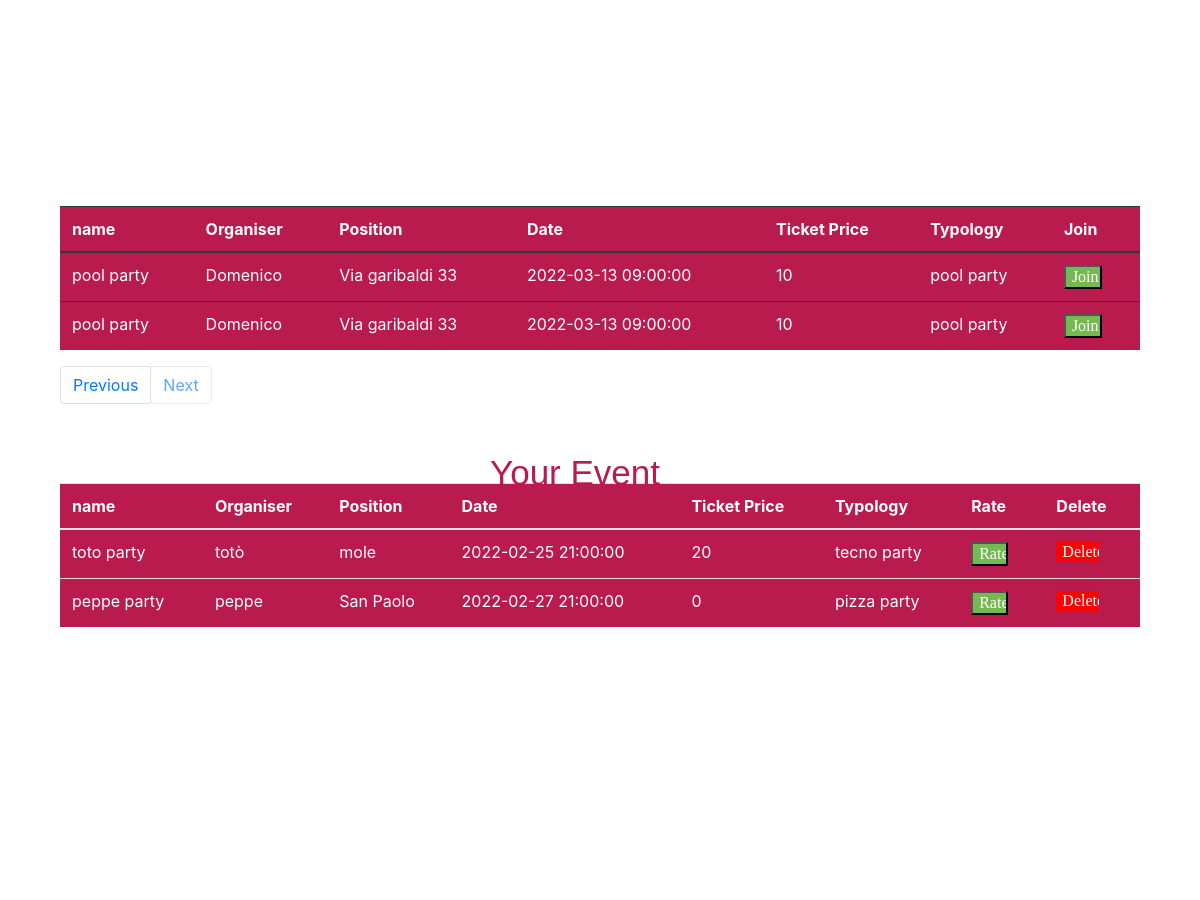
The page /2 (middle part) on the database as committed earlier.
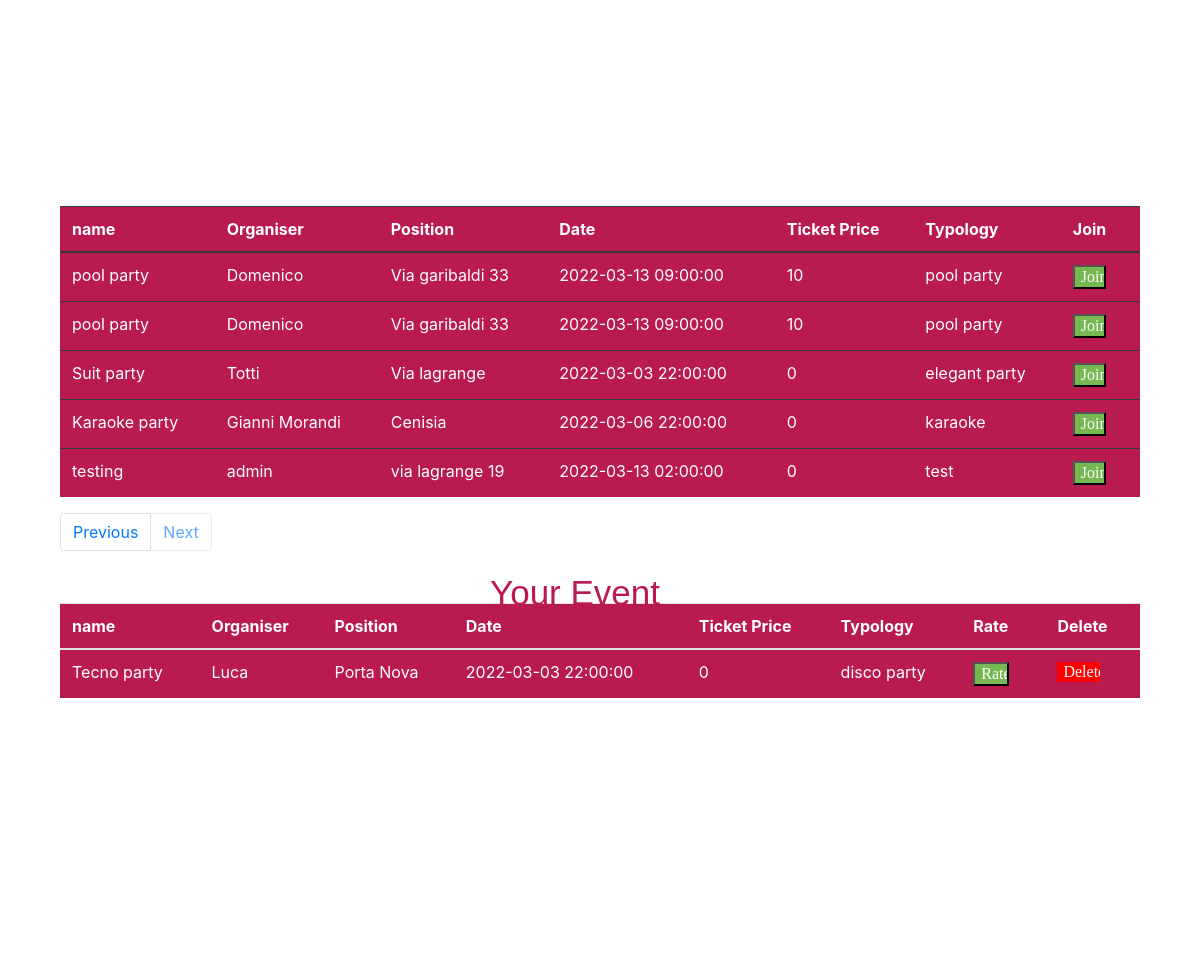
The same page on the database as committed later.
### tables this page shows
CREATE TABLE event (
	"Number" INTEGER NOT NULL, 
	"Name" VARCHAR(20) NOT NULL, 
	"Organiser" VARCHAR(20) NOT NULL, 
	"Position" VARCHAR(20) NOT NULL, 
	"Date" DATETIME NOT NULL, 
	"Number_of_entrance" INTEGER NOT NULL, 
	"Ticket_price" INTEGER, 
	"Typology" VARCHAR(20), 
	PRIMARY KEY ("Number"), 
	FOREIGN KEY("Position") REFERENCES position ("Zone")
);

CREATE TABLE join__event (
	id INTEGER NOT NULL, 
	"Email" VARCHAR(100), 
	"Name" VARCHAR(20) NOT NULL, 
	"Organiser" VARCHAR(20) NOT NULL, 
	"Position" VARCHAR(20) NOT NULL, 
	"Date" DATETIME NOT NULL, 
	"Number_of_entrance" INTEGER NOT NULL, 
	"Ticket_price" INTEGER, 
	"Typology" VARCHAR(20), 
	PRIMARY KEY (id), 
	FOREIGN KEY("Position") REFERENCES position ("Zone")
);

### app.py (the view, shortened to what this page needs)
@app.route('/', methods=['GET', 'POST'], defaults={"page": 1})
@app.route('/<int:page>', methods=['GET', 'POST'])
def index(page):
    from model import Event, join_Event
    page = page
    pages = 5
    event = Event.query.paginate(page, pages, error_out=False)
    joined_Event = join_Event.query.all()
    return render_template('homepage/index.html', event=event, joined_Event= joined_Event)

### templates/homepage/index.html (shortened to what this page needs)
<link href="//maxcdn.bootstrapcdn.com/bootstrap/4.1.1/css/bootstrap.min.css" rel="stylesheet" id="bootstrap-css">
<!DOCTYPE html>
<html>
  <head>
    <link rel="stylesheet" href="https://stackpath.bootstrapcdn.com/bootstrap/4.1.3/css/bootstrap.min.css">
    <link rel="stylesheet" href="https://use.fontawesome.com/releases/v5.5.0/css/all.css">
    <link rel= "stylesheet" type= "text/css" href= "{{ url_for('static',filename='home/style.css') }}">
  </head>
  <body>
    <div class="container h-100">
      <form action="/" method="post" autocomplete="off">
      <div class="d-flex justify-content-center h-100">
        <div class="searchbar">
            <p class="mb-0">Search for the Via or Zone</p>
        </div>
      </div>
      </form>
    </div>
<div class="row" >
<div class="col" id="show_table">
  <table class="table table-dark" >
  <thead>
    <tr>
      <th scope="col">name</th>
      <th scope="col">Organiser</th>
      <th scope="col">Position</th>
      <th scope="col">Date</th>
      <th scope="col">Ticket Price</th>
      <th scope="col">Typology</th>
      <th scope="col">Join</th>
    </tr>
  </thead>
  <tbody>
  {%if empty%}
  <tr>
    <td colspan="7" align="center">{{empty}}</td>
  </tr>
  {%else%}
  {% for event in event.items %}
    <tr>
        <td>{{ event.Name }}</td>
        <td>{{ event.Organiser }}</td>
        <td>{{ event.Position }}</td>
        <td>{{ event.Date }}</td>
        <td>{{ event.Ticket_price }}</td>
        <td>{{ event.Typology }}</td>
        {% if event.Ticket_price == 0 %}
        <td> <input type="button" onclick="window.location.href='/join/{{event.Number}}'"  class="button-join-table" value="Join"  /> </td>
        {% else %}
        <td> <input type="button" onclick="window.location.href='/joinpayment/{{event.Number}}'"  class="button-join-table" value="Join"  /> </td>
        {% endif %}
    </tr>
  {% endfor %}
  {%endif%}
  </tbody>
 </table>
<nav aria-label="Page navigation example">
                <ul class="pagination">
                    {% if event.has_prev %}
                      <li class="page-item"> <a class="page-link" href="{{ url_for('index', page=event.prev_num) }}">Previous</a></li>
                    {% else %}
                      <li class="page-item"><a class="page-link btn disabled" href="#">Previous</a></li>
                    {% endif %}
                    {% if event.has_next %}
                      <li class="page-item"> <a class="page-link" href="{{ url_for('index', page=event.next_num) }}">Next</a></li>
                    {% else %}
                      <li class="page-item"><a class="page-link btn disabled" href="#">Next</a></li>
                    {% endif %}
                </ul>
    </nav>
</div>
</div>
  <p class="mb-1">Your Event</p>
<div>
  <table class="table table-dark-2" style="color: white">
  <thead>
    <tr>
      <th scope="col">name</th>
      <th scope="col">Organiser</th>
      <th scope="col">Position</th>
      <th scope="col">Date</th>
      <th scope="col">Ticket Price</th>
      <th scope="col">Typology</th>
      <th scope="col">Rate</th>
      <th scope="col">Delete</th>
    </tr>
  </thead>
  <tbody>
     {% for event in joined_Event %}
    <tr>
        <td>{{event.Name}}</td>
        <td>{{event.Organiser}}</td>
        <td>{{event.Position}}</td>
        <td>{{event.Date}}</td>
        <td>{{event.Ticket_price}}</td>
        <td>{{event.Typology}}</td>
        <td> <input type="button" onclick="window.location.href='/rate'" href="#"   class="button-join-table" value="Rate" /></td>
        <td> <input type="button" onclick="window.location.href='/delete/{{ event.id }}'" class="button-join-table1" value="Delete" /></td>
    </tr>
   {% endfor %}
  </tbody>
 </table>
</div>
<br>
<br>
<br>
<br>
<br>
<br>
<br>
<br>
<br>
<br>
<br>
<br>
<br>
<br>
<br>
  </body>
</html>

### static/home/style.css (style rules this page uses)
body,html { height: 100%; width: 100%; margin: 0; padding: 0; background: #ffff !important; }
.searchbar { margin-bottom: auto; margin-top: 175px; height: 60px; background-color: #BA1B4E; border-radius: 30px; padding: 10px; }
.mb-0 { position: absolute; font-family: "Berlin Sans FB Demi"; font-size: 35px; left: 39%; top: 47%; color: #BA1B4E; }
.table-dark { width: 90%; background-color:#BA1B4E; position: center; margin-left: auto; margin-right: auto; margin-top: -20%; }
.button-join-table { width: 60%; background-color: #76b852; font-family: Amiri; color: white; position: center; margin-right: auto; margin-left: auto; }
.button-join-table1 { width: 60%; background-color: red; border: none; font-family: Amiri; color: white; position: center; margin-right: auto; margin-left: auto; }
.pagination { position: relative; margin-left: 5%; margin-right: auto; }
.mb-1 { position: absolute; font-family: 'Lucida Grande', 'Lucida Sans Unicode', 'Geneva', 'Verdana', sans-serif; font-size: 35px; right: 45%; top: auto; color: #BA1B4E; }
.table-dark-2 { width: 90%; background-color:#BA1B4E; position: center; margin-left: auto; margin-right: auto; margin-top: 3%; }

Rows that differ between the two databases and show on the page:
removed join__event: Name "toto party", Organiser "totò", Position "mole", Date "2022-02-25 21:00:00", Ticket_price "20", Typology "tecno party"
removed join__event: Name "peppe party", Organiser "peppe", Position "San Paolo", Date "2022-02-27 21:00:00", Ticket_price "0", Typology "pizza party"
added event: Name "Suit party", Organiser "Totti", Position "Via lagrange", Date "2022-03-03 22:00:00", Ticket_price "0", Typology "elegant party"
added event: Name "Karaoke party", Organiser "Gianni Morandi", Position "Cenisia", Date "2022-03-06 22:00:00", Ticket_price "0", Typology "karaoke"
added event: Name "testing", Organiser "admin", Position "via lagrange 19", Date "2022-03-13 02:00:00", Ticket_price "0", Typology "test"
added join__event: Name "Tecno party", Organiser "Luca", Position "Porta Nova", Date "2022-03-03 22:00:00", Ticket_price "0", Typology "disco party"
